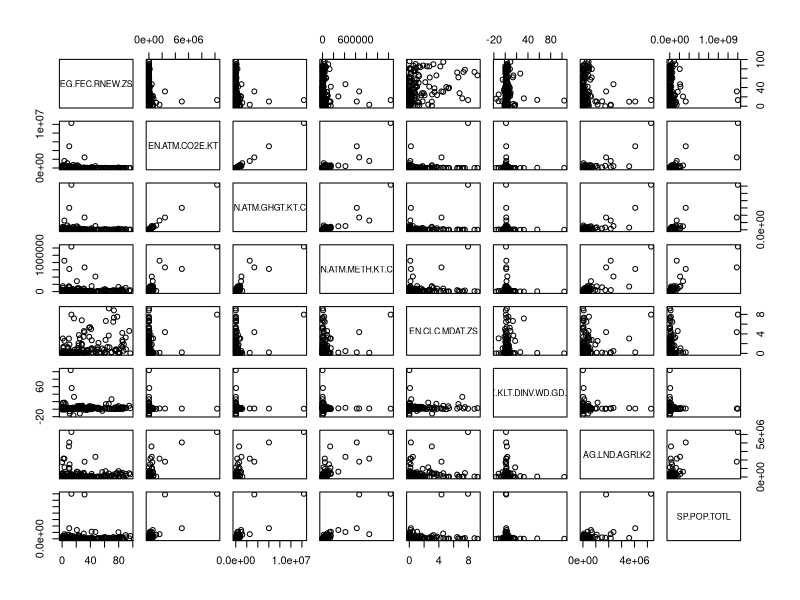
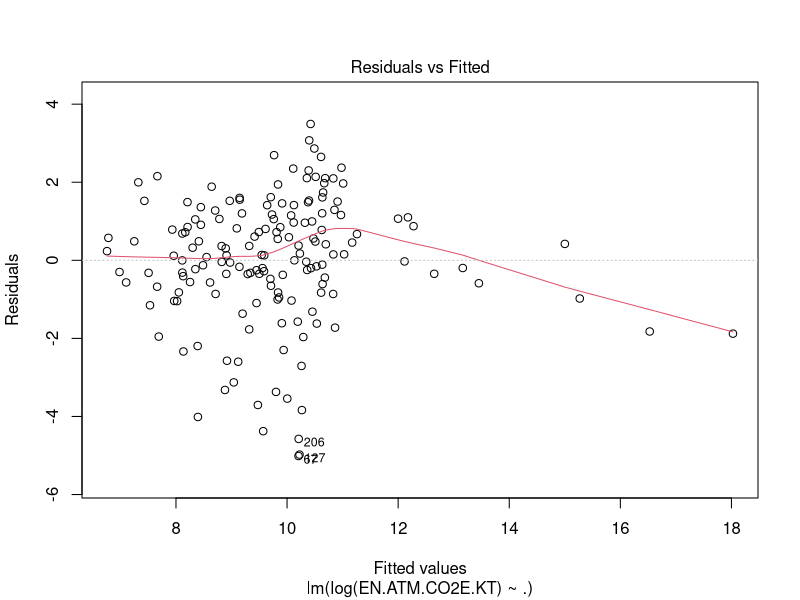
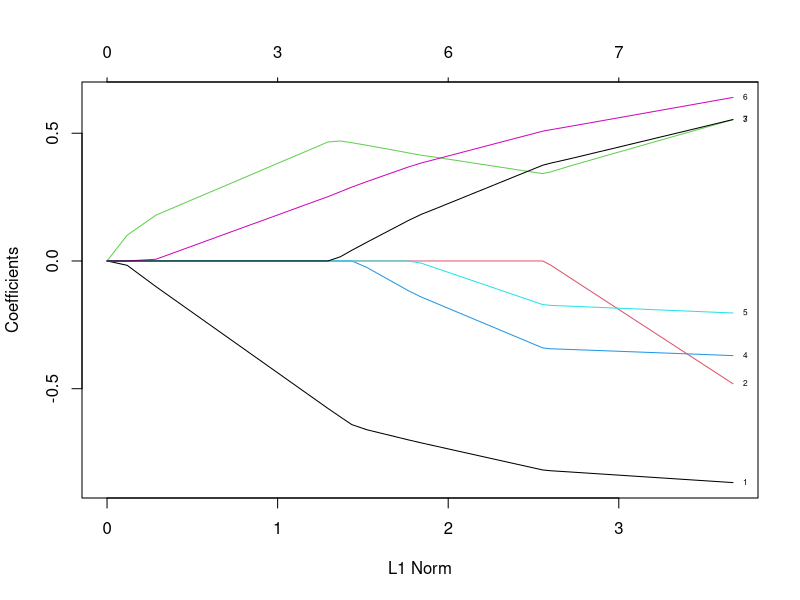
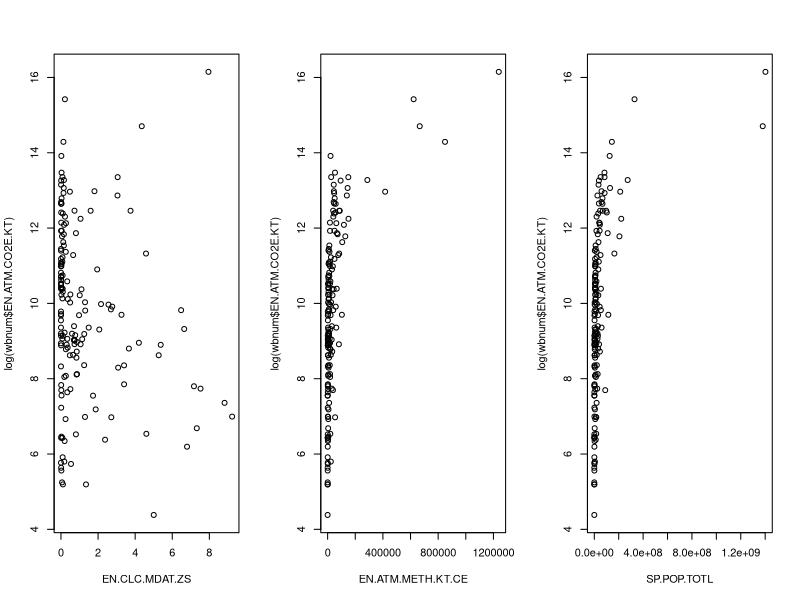
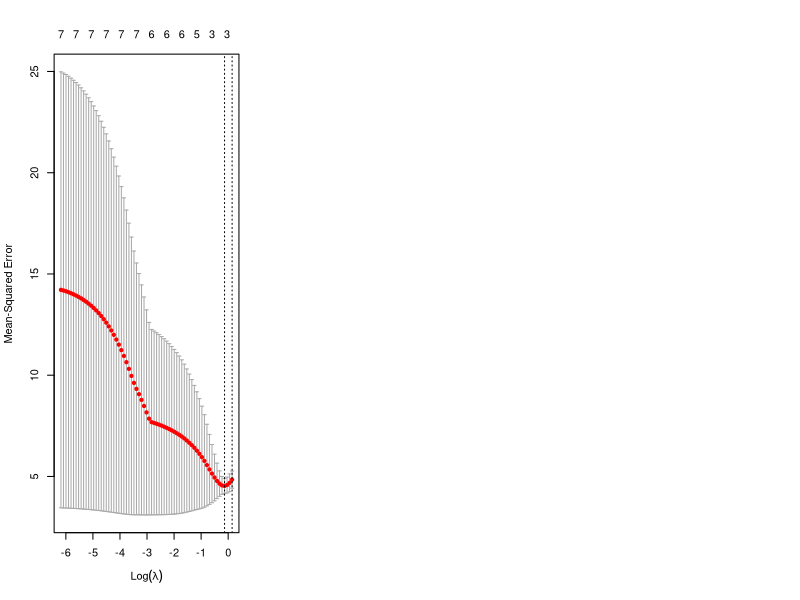
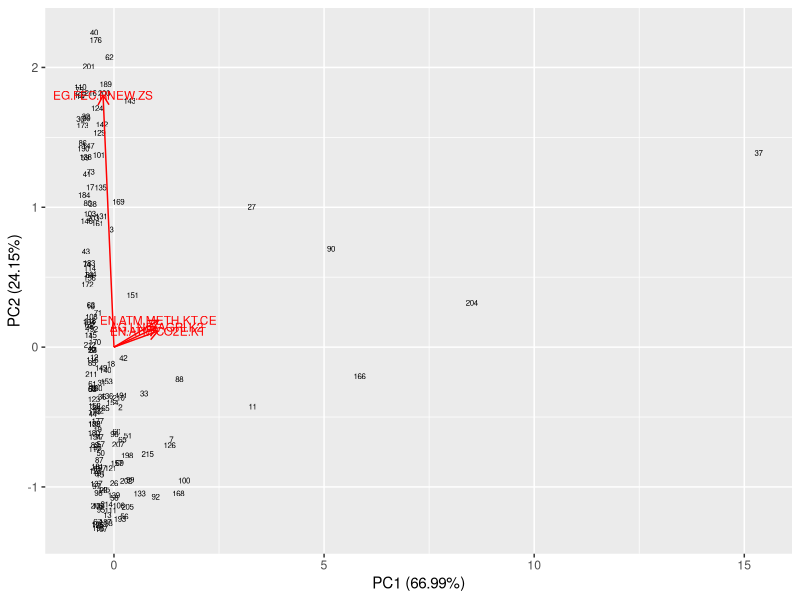

The R source for these figures, in order:
## ---- chunk 1
library(dplyr)
library(glmnet)
library(ggfortify)
## ---- chunk 2
wbdata <- read.csv("wbcc_bc.csv") # reading in data

wb = wbdata %>%
  select(country, EG.FEC.RNEW.ZS, EN.ATM.CO2E.KT, EN.ATM.GHGT.KT.CE, EN.ATM.METH.KT.CE, EN.CLC.MDAT.ZS, BX.KLT.DINV.WD.GD.ZS, AG.LND.AGRI.K2,SP.POP.TOTL) #%>%
wb = na.omit(wb)
wbnum = subset(wb, select = -country) # removing non non-numeric
## ---- chunk 3
head(wb)
## ---- chunk 4
summary(wbnum)
pairs(wbnum)
## ---- chunk 5
# multiple linear regression model 
wbnum.lm = lm(log(EN.ATM.CO2E.KT)~., data=wbnum)
plot(wbnum.lm, which=1)
## ---- chunk 6
summary(wbnum.lm)
mean(wbnum.lm$residuals^2) # MSE
## ---- chunk 7
X = model.matrix(wbnum.lm)[,-1]
Y = log(wbnum$EN.ATM.CO2E.KT)
lasso.wb = glmnet(scale(X), Y, alpha=1) #scaled X
plot(lasso.wb,label=TRUE)
## ---- chunk 8
par(mfrow=c(1,3))
plot(log(wbnum$EN.ATM.CO2E.KT)~EN.CLC.MDAT.ZS , data=wbnum)
plot(log(wbnum$EN.ATM.CO2E.KT)~EN.ATM.METH.KT.CE , data=wbnum)
plot(log(wbnum$EN.ATM.CO2E.KT)~SP.POP.TOTL , data=wbnum)
## ---- chunk 9
#cross-validated lasso
cv_lasso = cv.glmnet(X,Y,alpha=1)
plot(cv_lasso)
## ---- chunk 10
min(cv_lasso$cvm) # minimum mean cross-validated error 
log(cv_lasso$lambda.min) # value of lambda that gives minimum cvm
## ---- chunk 11
coef(cv_lasso)
## ---- chunk 12
wbnum2 = subset(wb, select=c(EN.ATM.CO2E.KT, EG.FEC.RNEW.ZS, EN.ATM.METH.KT.CE, AG.LND.AGRI.K2))
wbpca = prcomp(wbnum2, scale=TRUE) # PCA analysis scaled variables
summary(wbpca)
wbpca$sdev^2/sum(wbpca$sdev^2) # % of variance in each loading vector
wbpca$rotation # rotated observations coefficients
## ---- chunk 13
autoplot(wbpca,data=wbnum, loadings = TRUE, loadings.label = TRUE, scale = 0,
         shape = FALSE, label.size = 2, loadings.label.size=3, 
         colour = "black")
## ---- chunk 14
summary(wbnum2$EG.FEC.RNEW.ZS)
## ---- chunk 15
# outlier observations from PC plot with high CO2 values 
wbdata[37,c("country","EG.FEC.RNEW.ZS", "EN.ATM.CO2E.KT")]
wbdata[204,c("country","EG.FEC.RNEW.ZS", "EN.ATM.CO2E.KT")]
wbdata[166,c("country","EG.FEC.RNEW.ZS", "EN.ATM.CO2E.KT")]
wbdata[90,c("country","EG.FEC.RNEW.ZS", "EN.ATM.CO2E.KT")]
